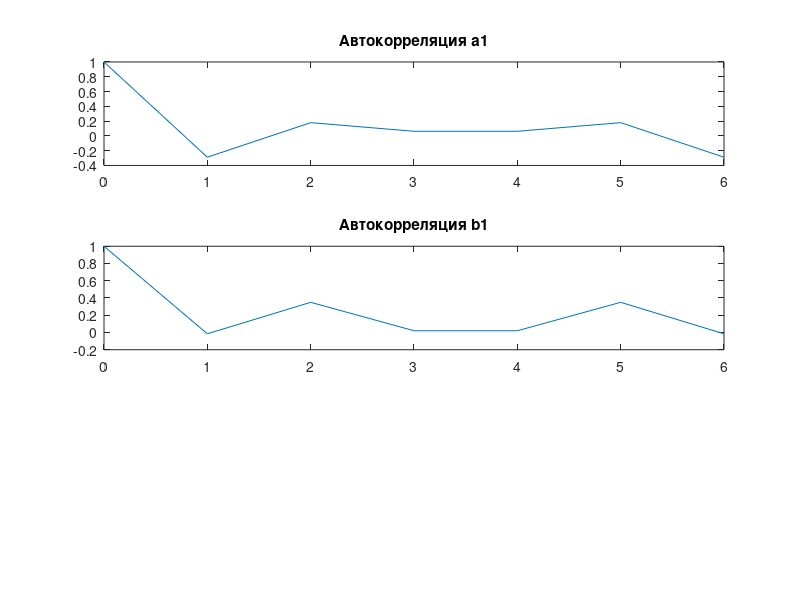

The MATLAB source for this figure:
a1 = [0.03, 0.02, 1, 4.2, -2, 1.5, 0];
b1 = [0.009, 400, -20, 1006, 10, 0.001, 20];

correlatA1 = zeros(1, length(a1));
corr_norma = zeros(1, length(a1));
corr_normb = zeros(1, length(a1));



for i = 1:length(a1)
    data_new = circshift(a1, i - 1);
    correlatA1(i) = sum(a1 .* data_new);
    sum_a = sum(a1 .* a1);
    sum_b = sum(data_new .* data_new);
    corr_norma(i) = correlatA1(i) / sqrt(sum_a * sum_b);
end

correlatB1 = zeros(1, length(b1));

for i = 1:length(b1)
    data_new1 = circshift(b1, i - 1);
    correlatB1(i) = sum(b1 .* data_new1);
    sum_ab = sum(b1 .* b1);
    sum_bb = sum(data_new1 .* data_new1);
    corr_normb(i) = correlatB1(i) / sqrt(sum_ab * sum_bb);
end

disp(corr_norma)
disp(corr_normb)

%disp(correlatA1)
%disp(correlatB1)

t1 = 0:length(a1) - 1;
t2 = 0:length(b1) - 1;

figure;

subplot(3, 1, 1);
plot(t1, corr_norma);
title('Автокорреляция a1');

subplot(3, 1, 2);
plot(t2, corr_normb);
title('Автокорреляция b1');
